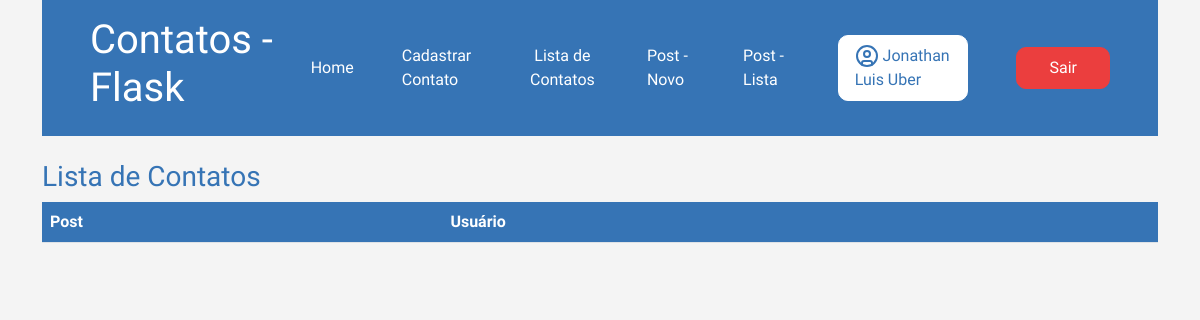
Before: /post/lista (signed in) with the older database file.
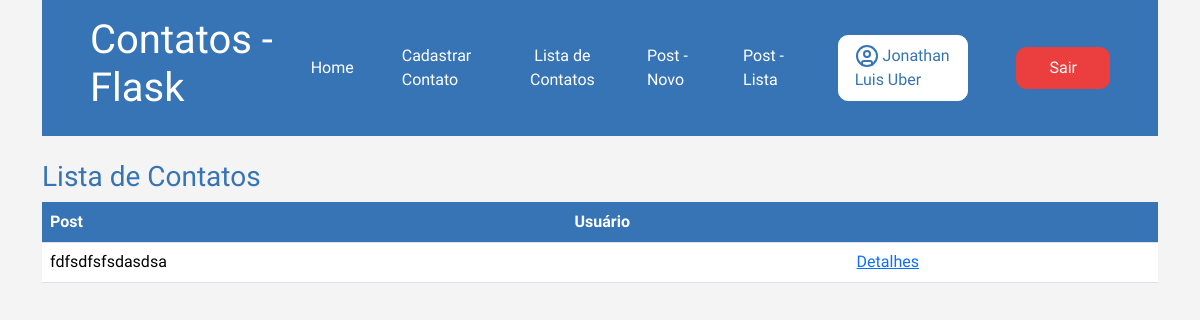
After: the same page with the newer database file.
### app/models.py (models this page shows, shortened)
class Post(db.Model):
    id = db.Column(db.Integer, primary_key=True)
    data_criacao = db.Column(db.DateTime, default=datetime.now())
    mensagem = db.Column(db.String(500), nullable=True)
    imagem = db.Column(db.String(500), nullable=True, default='default.png')
    user_id = db.Column(db.Integer, db.ForeignKey('user.id'), nullable=True)
    comentarios = db.relationship('PostComentarios', backref='post', lazy=True)

### app/views.py (the view)
@app.route('/post/lista')
@login_required
def PostLista():
    posts = Post.query.all()
    print(current_user.posts)
    return render_template('post_lista.html', posts=posts)

### app/models.py (called while the page is built)
@login_manager.user_loader
def load_user(user_id):
    return User.query.get(user_id)

### app/templates/post_lista.html
{% extends 'base.html' %}
{% block content %}
    <div class="container">
        {%include 'header.html' %}
            <div class="row mt-4">
                <h3>Lista de Contatos</h3>
                <div class="col-12">
                    <table class="table">
                        <thead>
                            <tr>
                                <th>Post</th>
                                <th>Usuário</th>
                                <th></th>
                            </tr>
                        </thead>
                        <body>
                            <tr>
                                {% for linha in posts %}
                                <tr>
                                    <td>{{linha.mensagem }}</td>
                                    <td>{{linha.user_id.nome}}</td>
                                    <td><a href="{{url_for('PostComentarios', id=linha.id)}}">Detalhes</a></td>
                                </tr>
                                {% endfor %}
                            </tr>
                        </body>
                    </table>
                </div>
            </div>
    </div>
{% endblock %}

Changed rows visible on the page:
added Post: mensagem "fdfsdfsfsdasdsa"
